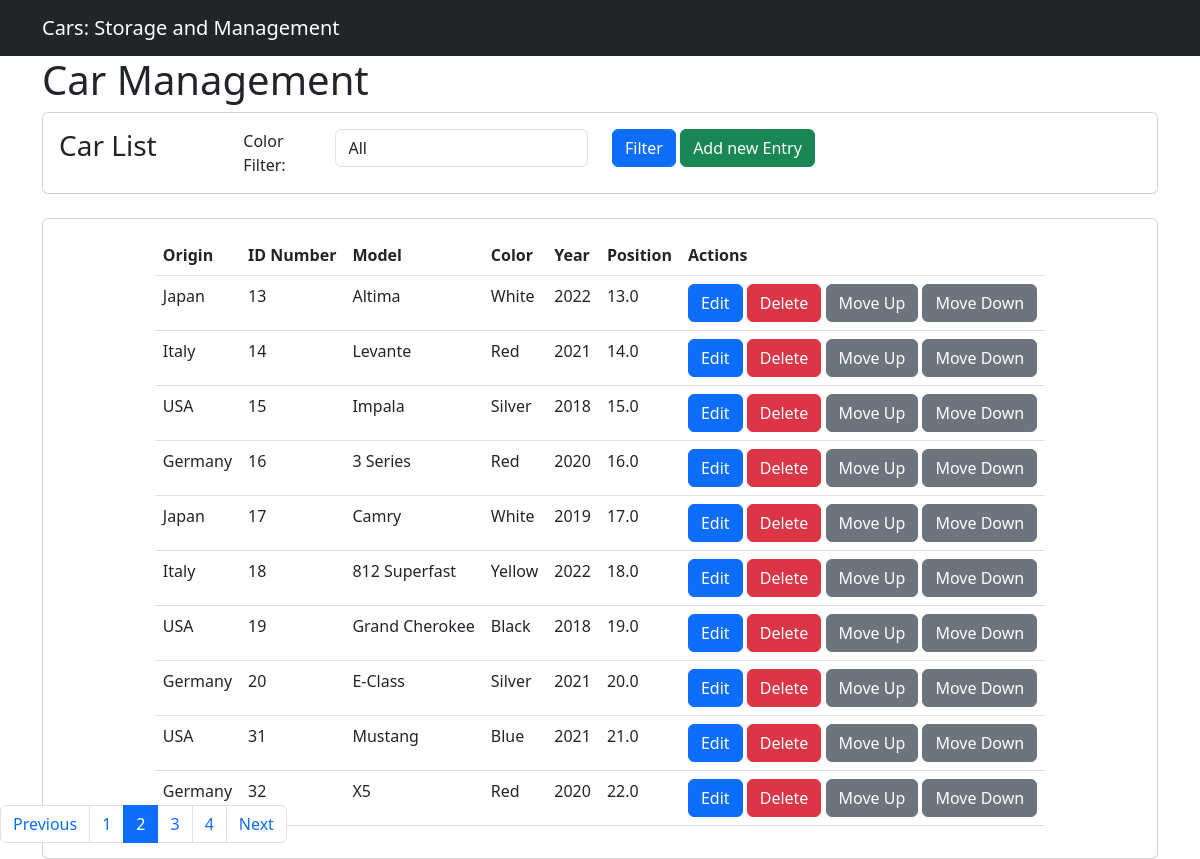
The page /?color=&page=2 on the database its author committed.
### car_app/models.py (models this page shows, shortened)
class Car(models.Model):
    origin = models.CharField(max_length=50)
    brand = models.CharField(max_length=50,choices=Brands,default=None)
    model = models.CharField(max_length=50)
    year = models.CharField(max_length=4)
    color = models.CharField(max_length=50,choices=Colors,default=None)
    position=models.FloatField(max_length=50,default=0)
    class Meta:
        ordering = ['position','id']

### car_app/views.py (the view)
# urls.py: path('', views.car_list, name='car_list'),
def car_list(request):
    cars = Car.objects.all()
    colors = Car.objects.order_by().values_list('color', flat=True).distinct()
    selected_color = request.GET.get('color','')
    if selected_color:
        cars = cars.filter(color=selected_color)
    cars = cars.order_by('position', 'id')
    paginator = Paginator(cars, 10)
    page_number = request.GET.get('page')
    cars = paginator.get_page(page_number)
    return render(request, 'car_list.html', {'cars': cars, 'colors': colors, 'selected_color': selected_color})

### car_app/templates/car_list.html (shortened to what this page needs)
{% extends 'base.html' %}
{% block content %}
    <div class="container">
        <h1>Car Management</h1>
        <div class="card" style="width:100%; position:relative; z-index:1;">
            <div class="card-body">
                <form method="get">
                    <div class="row">
                        <div class="col-md-2">
                         <h3 class="card-title">Car List</h3>
                        </div>
                        <div class="col-md-1">
                            <a style="padding-top:2px;">Color Filter:</a>
                           </div>
                        <div class="col-md-3">
                            <select id="color-select" name="color" class="form-control">
                                <option value="">All</option>
                            </select>
                        </div>
                        <div class="col-md-6">
                            <button type="submit" class="btn btn-primary">Filter</button>
                            <button type="button" onclick="window.location.href='{% url 'car_new'%}'" class="btn btn-success">Add new Entry</button>
                        </div>
                      </div>
                </form>
            </div>
        </div>
        <br>
        <div class="card d-flex align-items-center justify-content-center "style="overflow:auto;">
            <div class="card-body">
                <table class="table" id="car_table">
                    <thead >
                        <tr>
                            <th>Origin</th>
                            <th>ID Number</th>
                            <th>Model</th>
                            <th>Color</th>
                            <th>Year</th>
                            <th>Position</th>
                            <th>Actions</th>
                        </tr>
                    </thead>
                    <tbody>
                        {% for car in cars %}
                        <tr data-item-id="{{car.pk}}">
                            <td>{{ car.origin }}</td>
                            <td>{{ car.pk }}</td>
                            <td>{{ car.model }}</td>
                            <td>{{ car.color }}</td>
                            <td>{{ car.year }}</td>
                            <td>{{ car.position }}</td>
                            <td>
                                <a
                                     id="{{car.pk}}"
                                     href='{% url 'car_edit' pk=car.pk %}'
                                     class="btn btn-primary"
                                     data-toggle="modal"
                                     data-target="#carModal">Edit</a>
                                <a href=href='{% url 'car_delete' pk=car.pk %}'
                                    class="btn btn-danger">Delete</a>
                                <a
                                    class="move-up btn btn-secondary"  data-item-id="{{ car.pk }}">Move Up</a>
                                <a
                                    class="move-down btn btn-secondary" data-item-id="{{ car.pk }}">Move Down</a>
                            </td>
                        </tr>
                        {% endfor %}
                    </tbody>
                </table>
            </div>
        </div>
                <nav aria-label="Car list navigation fixed" class="fixed-bottom">
                    <ul class="pagination">
                        {% if cars.has_previous %}
                            <li class="page-item"><a class="page-link" href="?color={{ selected_color }}&page={{ cars.previous_page_number }}">Previous</a></li>
                        {% else %}
                            <li class="page-item disabled"><span class="page-link">Previous</span></li>
                        {% endif %}
                        {% for page in cars.paginator.page_range %}
                            {% if page == cars.number %}
                                <li class="page-item active"><span class="page-link">{{ page }}</span></li>
                            {% else %}
                                <li class="page-item"><a class="page-link" href="?color={{ selected_color }}&page={{ page }}">{{ page }}</a></li>
                            {% endif %}
                        {% endfor %}
                        {% if cars.has_next %}
                            <li class="page-item"><a class="page-link" href="?color={{ selected_color }}&page={{ cars.next_page_number }}">Next</a></li>
                        {% else %}
                            <li class="page-item disabled"><span class="page-link">Next</span></li>
                        {% endif %}
                    </ul>
                </nav>
    </div>
  {% endblock %}

### rows shown on the page
Car: origin "Japan", pk "13", model "Altima", color "White", year "2022", position "13.0"
Car: origin "Italy", pk "14", model "Levante", color "Red", year "2021", position "14.0"
Car: origin "USA", pk "15", model "Impala", color "Silver", year "2018", position "15.0"
Car: origin "Germany", pk "16", model "3 Series", color "Red", year "2020", position "16.0"
Car: origin "Japan", pk "17", model "Camry", color "White", year "2019", position "17.0"
Car: origin "Italy", pk "18", model "812 Superfast", color "Yellow", year "2022", position "18.0"
Car: origin "USA", pk "19", model "Grand Cherokee", color "Black", year "2018", position "19.0"
Car: origin "Germany", pk "20", model "E-Class", color "Silver", year "2021", position "20.0"
Car: origin "USA", pk "31", model "Mustang", color "Blue", year "2021", position "21.0"
Car: origin "Germany", pk "32", model "X5", color "Red", year "2020", position "22.0"

### other values the page prints
{{ page }} "1" "3" "4"
{{ page }} "2"
